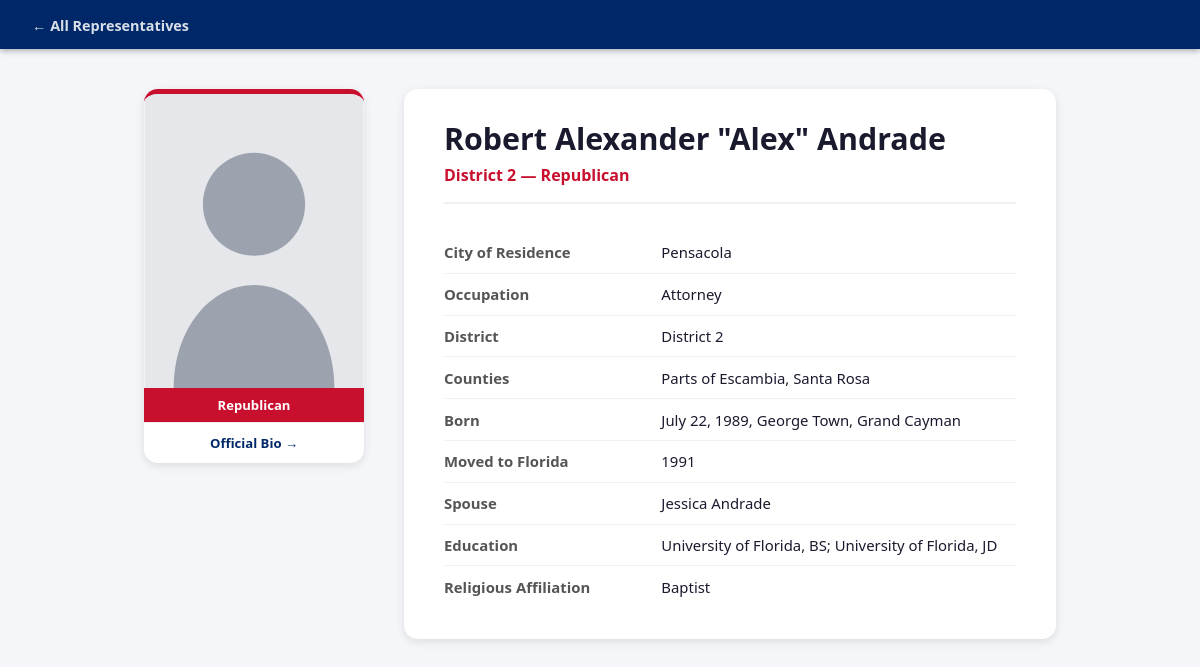
The app's page /php/profile.php?id=4710 with its own data.
### tables this page shows
CREATE TABLE representatives (
    id                     INTEGER PRIMARY KEY AUTOINCREMENT,
    member_id              INTEGER NOT NULL UNIQUE,  -- MemberId from flhouse.gov
    is_current             INTEGER NOT NULL DEFAULT 1,  -- 1 = serving now, 0 = former
    term                   TEXT NOT NULL DEFAULT '',
    full_name              TEXT NOT NULL DEFAULT '',
    district               INTEGER,
    party                  TEXT NOT NULL DEFAULT '',
    counties               TEXT NOT NULL DEFAULT '',
    bio_url                TEXT NOT NULL DEFAULT '',
    photo_url              TEXT NOT NULL DEFAULT '',
    city                   TEXT NOT NULL DEFAULT '',
    occupation             TEXT NOT NULL DEFAULT '',
    birthplace             TEXT NOT NULL DEFAULT '',
    age                    TEXT NOT NULL DEFAULT '',
    year_moved_to_florida  TEXT NOT NULL DEFAULT '',
    spouse                 TEXT NOT NULL DEFAULT '',
    children               TEXT NOT NULL DEFAULT '',
    grandchildren          TEXT NOT NULL DEFAULT '',
    education              TEXT NOT NULL DEFAULT '',
    religion               TEXT NOT NULL DEFAULT '',
    recreational_interests TEXT NOT NULL DEFAULT '',
    military               TEXT NOT NULL DEFAULT '',
    extra_bio              TEXT NOT NULL DEFAULT '{}'  -- JSON object
);

### php/representatives.php (called while the page is built, shortened)
<?php
function get_db(): PDO {
    static $conn = null;
    if ($conn === null) {
        $conn = new PDO(DB_DSN, DB_USER, DB_PASS, [
            PDO::ATTR_ERRMODE            => PDO::ERRMODE_EXCEPTION,
            PDO::ATTR_DEFAULT_FETCH_MODE => PDO::FETCH_ASSOC,
        ]);
    }
    return $conn;
}
function get_by_member_id(int $member_id): ?array {
    $stmt = get_db()->prepare("SELECT * FROM `representatives` WHERE `member_id` = ? LIMIT 1");
    $stmt->execute([$member_id]);
    return $stmt->fetch() ?: null;
}

### php/profile.php (the view, shortened to what this page needs)
<?php
require_once __DIR__ . '/representatives.php';
$member_id = filter_input(INPUT_GET, 'id', FILTER_VALIDATE_INT);
$rep = get_by_member_id($member_id);
    ?>
    <?php
$name      = htmlspecialchars($rep['full_name']);
$photo     = htmlspecialchars($rep['photo_url']);
$party_cls = strtolower($rep['party']);
$bio_rows = [
    'Former Member — Served'  => $rep['is_current'] ? '' : $rep['term'],
    'City of Residence'       => $rep['city'],
    'Occupation'              => $rep['occupation'],
    'District'                => $rep['district'] ? 'District ' . $rep['district'] : '',
    'Counties'                => $rep['counties'],
    'Born'                    => $rep['birthplace'],
    'Age'                     => $rep['age'],
    'Moved to Florida'        => $rep['year_moved_to_florida'],
    'Spouse'                  => $rep['spouse'],
    'Children'                => $rep['children'],
    'Grandchildren'           => $rep['grandchildren'],
    'Education'               => $rep['education'],
    'Military Service'        => $rep['military'],
    'Religious Affiliation'   => $rep['religion'],
    'Recreational Interests'  => $rep['recreational_interests'],
];
?>
<!DOCTYPE html>
<html lang="en">
<head>
  <link rel="stylesheet" href="style.css">
</head>
<body class="profile-page">
<div class="profile-back">
  <a href="index.php">&larr; All Representatives</a>
</div>
<main class="profile-container">
  <aside class="profile-sidebar <?= $party_cls ?>">
    <img src="<?= $photo ?>" alt="<?= $name ?>"
         onerror="this.src='placeholder.svg'">
    <div class="profile-party-badge <?= $party_cls ?>">
      <?= htmlspecialchars($rep['party']) ?>
    </div>
    <a class="profile-ext-link"
       href="<?= htmlspecialchars($rep['bio_url']) ?>"
       target="_blank" rel="noopener">
      Official Bio &rarr;
    </a>
  </aside>
  <section class="profile-main">
    <h1><?= $name ?></h1>
    <h2 class="profile-subtitle <?= $party_cls ?>">
      District <?= (int)$rep['district'] ?> &mdash; <?= htmlspecialchars($rep['party']) ?>
    </h2>
    <table class="bio-table">
      <?php foreach ($bio_rows as $label => $value): ?>
        <?php if (trim((string)$value) === '') continue; ?>
        <tr>
          <th><?= htmlspecialchars($label) ?></th>
          <td><?= htmlspecialchars($value) ?></td>
        </tr>
      <?php endforeach; ?>
    </table>
  </section>
</main>
</body>
</html>

### css/style.css (style rules this page uses)
*, *::before, *::after { box-sizing: border-box; margin: 0; padding: 0; }
body { font-family: 'Segoe UI', system-ui, sans-serif; background: #f4f6f9; color: #1a1a2e; min-height: 100vh; }
a { color: inherit; text-decoration: none; }
.profile-page { background: #f4f6f9; }
.profile-back { background: #002868; padding: .85rem 2rem; position: sticky; top: 0; z-index: 100; box-shadow: 0 2px 6px rgba(0,0,0,.3); }
.profile-back a { color: #fff; font-size: .9rem; font-weight: 600; opacity: .85; transition: opacity .2s; }
.profile-container { display: flex; gap: 2.5rem; max-width: 960px; margin: 2.5rem auto; padding: 0 1.5rem 3rem; align-items: flex-start; }
.profile-sidebar { flex: 0 0 220px; text-align: center; background: #fff; border-radius: 14px; overflow: hidden; box-shadow: 0 3px 10px rgba(0,0,0,.1); border-top: 5px solid #ccc; }
.profile-sidebar.republican { border-top-color: #c8102e; }
.profile-sidebar img { width: 100%; aspect-ratio: 3 / 4; object-fit: cover; object-position: top center; display: block; }
.profile-party-badge { padding: .5rem; font-size: .82rem; font-weight: 700; color: #fff; }
.profile-party-badge.republican { background: #c8102e; }
.profile-ext-link { display: block; padding: .7rem 1rem; font-size: .82rem; font-weight: 600; color: #002868; border-top: 1px solid #eee; transition: background .2s; }
.profile-main { flex: 1; background: #fff; border-radius: 14px; padding: 2rem 2.5rem; box-shadow: 0 3px 10px rgba(0,0,0,.1); }
.profile-main h1 { font-size: 1.9rem; font-weight: 800; color: #1a1a2e; line-height: 1.2; }
.profile-subtitle { font-size: 1rem; font-weight: 600; margin-top: .4rem; margin-bottom: 1.75rem; padding-bottom: 1rem; border-bottom: 2px solid #f0f0f0; }
.profile-subtitle.republican { color: #c8102e; }
.bio-table { width: 100%; border-collapse: collapse; font-size: .93rem; }
.bio-table tr + tr td, .bio-table tr + tr th { border-top: 1px solid #f0f0f0; }
.bio-table th { width: 38%; padding: .65rem .5rem .65rem 0; text-align: left; font-weight: 600; color: #555; vertical-align: top; white-space: nowrap; }
.bio-table td { padding: .65rem 0; color: #1a1a2e; vertical-align: top; }

### records on screen
representatives: party "Republican", full_name "Robert Alexander \"Alex\" Andrade", district "2", city "Pensacola", occupation "Attorney", counties "Parts of Escambia, Santa Rosa", birthplace "July 22, 1989, George Town, Grand Cayman", year_moved_to_florida "1991", spouse "Jessica Andrade", education "University of Florida, BS; University of Florida, JD", religion "Baptist"

### other values on screen
$label "City of Residence"
$label "Occupation"
$label "District"
$value "District 2"
$label "Counties"
$label "Born"
$label "Moved to Florida"
$label "Spouse"
$label "Education"
$label "Religious Affiliation"
